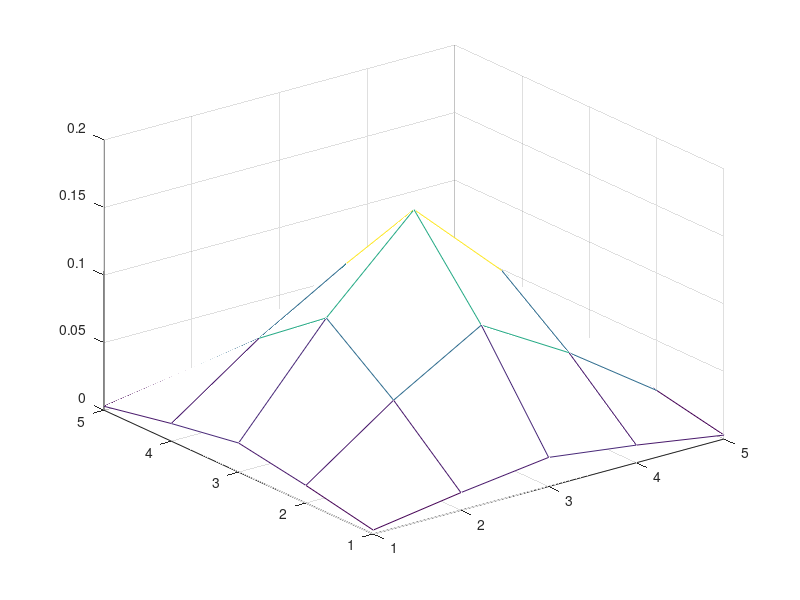

The MATLAB source for this figure: (Note: this script raises an error after producing the figure.)
%% Atividade 05

clear all; close all; clc

% Ex - 03

% máscara de convolução do filtro Gaussiano 5x5 e sigma 1


sigma = 1;
sz = 2;
[x,y]=meshgrid(-sz:sz,-sz:sz);

M = size(x,1)-1;
N = size(y,1)-1;
Exp_comp = -(x.^2+y.^2)/(2*sigma*sigma);
hm5 = exp(Exp_comp)/(2*pi*sigma*sigma)

figure
mesh(hm5)

img1 = imread('b5s.100.bmp');
img2 = imread('b5s.40.bmp');

img1hm5 = imfilter(img1, hm5);
img2hm5 = imfilter(img2, hm5);

figure
subplot(1,2,1), imshow(img1), title('original img1')
subplot(1,2,2), imshow(img1hm5), title('Filtro Gaussiano 5x5')

figure
subplot(1,2,1), imshow(img2), title('original img2')
subplot(1,2,2), imshow(img2hm5), title('Filtro Gaussiano 5x5')


